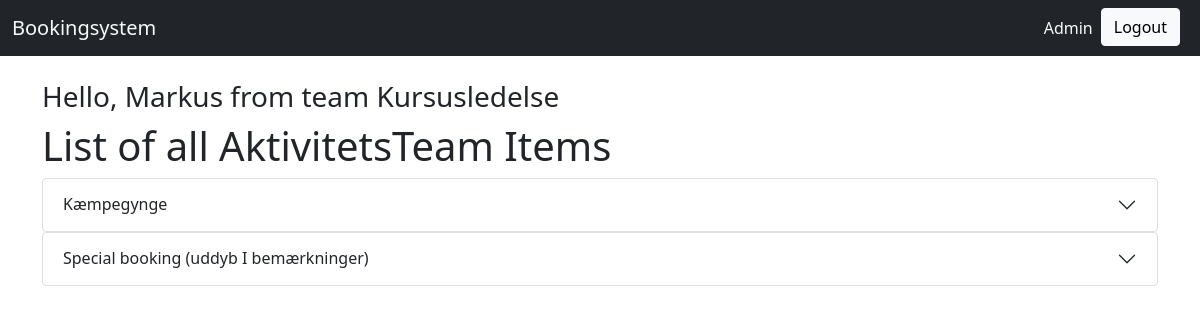
The page /AktivitetsTeam/AktivitetsTeam/AktivitetsTeamItem/ (signed in) on the database its author committed.
### organization/models.py (models this page shows, shortened)
class Volunteer(AbstractUser):
    username = models.CharField(max_length=30, unique=True)
    first_name = models.CharField(max_length=30)
    created = models.DateTimeField(auto_now_add=True, editable=False)
    last_name = models.CharField(max_length=30)
    last_updated = models.DateTimeField(auto_now=True, editable=False)
    email = models.EmailField()
    class Meta:
        pass

class TeamMembership(models.Model):
    team = models.ForeignKey("organization.Team", on_delete=models.CASCADE)
    member = models.ForeignKey("organization.Volunteer", on_delete=models.CASCADE)
    last_updated = models.DateTimeField(auto_now=True, editable=False)
    created = models.DateTimeField(auto_now_add=True, editable=False)
    role = models.CharField(max_length=30)
    class Meta:
        pass

class Team(models.Model):
    name = models.CharField(max_length=30)
    last_updated = models.DateTimeField(auto_now=True, editable=False)
    short_name = models.CharField(max_length=30)
    created = models.DateTimeField(auto_now_add=True, editable=False)
    class Meta:
        pass

### AktivitetsTeam/models.py (models this page shows, shortened)
class AktivitetsTeamItem(models.Model):
    description = models.TextField(max_length=500)
    created = models.DateTimeField(auto_now_add=True, editable=False)
    last_updated = models.DateTimeField(auto_now=True, editable=False)
    name = models.CharField(max_length=100)
    class Meta:
        pass

### AktivitetsTeam/views.py (the view)
# urls.py: path("AktivitetsTeam/AktivitetsTeamItem/", views.AktivitetsTeamItemListView.as_view(), name="AktivitetsTeam_AktivitetsTeamItem_list"),
class AktivitetsTeamItemListView(generic.ListView):
    model = models.AktivitetsTeamItem
    form_class = forms.AktivitetsTeamItemForm

### AktivitetsTeam/templates/AktivitetsTeam/aktivitetsteamitem_list.html (shortened to what this page needs)
{% extends "base.html" %}
{% block content %}
<h1> List of all AktivitetsTeam Items </h1>
{% for object in object_list %}
  <div class="accordion" id="accordionExample">
    <div class="accordion-item">
      <h2 class="accordion-header">
        <button class="accordion-button collapsed" type="button" data-bs-toggle="collapse" data-bs-target="#collapse{{ object.pk }}" aria-expanded="true" aria-controls="collapseOne">
          {{object.name}}
        </button>
      </h2>
    </div>
  </div>
{% endfor %}
<br>
{% endblock %}

### templates/base.html (shortened to what this page needs)
<!doctype html>
<html lang="en">
    <head>
        <link href="https://cdn.jsdelivr.net/npm/bootstrap@5.0.0-beta1/dist/css/bootstrap.min.css" rel="stylesheet">
    </head>
  <body>
    {% load bootstrap_icons %}
  	{% include 'navbar.html' %}
    <br/>
    <div class="container">
      {% if request.user.is_authenticated %}
      <h3>Hello, {{ user.first_name }} from team {% with volunteer_team_memberships=request.user.teammembership_set.all %}
          {% if volunteer_team_memberships %}
              {{ volunteer_team_memberships.first.team.name }}
          {% endif %}
          {% endwith %}</h3>
      {% endif %}
      {% block content %}{% endblock %}
    </div>
  </body>
</html>

### rows shown on the page
Volunteer: first_name "Markus"
TeamMembership: first.team.name "Kursusledelse"
AktivitetsTeamItem: name "Kæmpegynge"
AktivitetsTeamItem: name "Special booking (uddyb I bemærkninger)"
